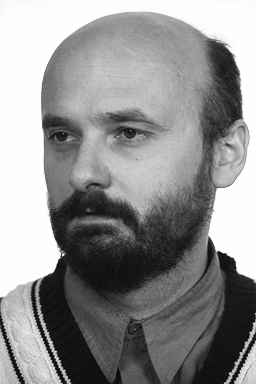
#> input picture 00_MyPractice/learning/02_PCA/data/TrainDatabase/1.jpg, 256 x 384 px; its folder holds 2 pictures in this run
$ python my_PCA.py
#> lines starting #> are read from the running program, lines starting #| are printed output that depends on the picture
import numpy as np
import cv2 as cv
import os

IMAGE_SIZE = (50, 50)
check = [[1,2],[7,8],[3,4],[9,10],[13,14],[5,6],[17,18],[15,16],[19,20],[11,12]]
PCA_NUM = 2

# 1、加载训练集中的脸，转为一个M行N列矩阵T
def load_data(path):
    # 查看路径下所有文件
    train_file_path = os.listdir(path)
    # 计算有几个文件（图片命名都是以 序号.jpg方式）减去Thumbs.db
    file_number = len(train_file_path) - 1
    T = []
    # 把所有图片转为1-D并存入T中
    for i in range(1, file_number + 1):
        image = cv.imread(path + '/' + str(i) + '.jpg', cv.IMREAD_GRAYSCALE)
        image = cv.resize(image, IMAGE_SIZE)
        # 转为1-D
        image = image.reshape(image.size, 1)
        T.append(image)
    T = np.array(T)
    # 不能直接T.reshape(T.shape[1],T.shape[0]) 这样会打乱顺序，
    T = T.reshape(T.shape[0], T.shape[1])
    return np.mat(T).T


def PCA(T):
    # 2、对T进行0均值化
    # 把均值变为0 axis = 1代表对各行求均值
    m = T.mean(axis=1)
    A = T - m

    # 计算 A.T(转置) * A 的特征向量和特征值, 其中 V 是特征值，D 是特征向量
    # L = (A.T) * (A)
    L = (A) * (A.T)
    V, D = np.linalg.eig(L)  # 特征分解
    idx = V.argsort()[::-1]
    V = V[idx]
    D = D[:,idx]

    # 计算 A *AT的特征向量
    # eigenface = A * D
    eigenface = D
    eigenface = eigenface[:,:PCA_NUM]
    return eigenface, m, A


def recognize(testImage, eigenface, m, A):
    _, trainNumber = np.shape(A)
    # 4、计算投影后的矩阵P
    # 投影到特征脸后的
    projectedImage = eigenface.T * (A)
    # 可解决中文路径不能打开问题
    testImageArray = cv.imdecode(np.fromfile(testImage, dtype=np.uint8), cv.IMREAD_GRAYSCALE)
    # 转为1-D
    testImageArray = cv.resize(testImageArray, IMAGE_SIZE)
    testImageArray = testImageArray.reshape(testImageArray.size, 1)
    testImageArray = np.mat(np.array(testImageArray))
    differenceTestImage = testImageArray - m

    projectedTestImage = eigenface.T * (differenceTestImage)
    distance = []
    # 6、计算test_P和P中每个样本的距离，选出最近的那个即可
    for i in range(0, trainNumber):
        q = projectedImage[:, i]
        temp = np.linalg.norm(projectedTestImage - q)
        distance.append(temp)

    minDistance = min(distance)
    index = distance.index(minDistance)
    print('similar index is ', index + 1)
    cv.imshow("test data", cv.imread(testImage, cv.IMREAD_GRAYSCALE))

    cv.imshow("recognize result", cv.imread('../data/TrainDatabase' + '/' + str(index + 1) + '.jpg', cv.IMREAD_GRAYSCALE))
    cv.waitKey()
    return index + 1


# 进行人脸识别主程序
def example(filename):
    T = load_data('data/TrainDatabase')
#> in load_data, image is the input picture: shape (384, 256); min 0, max 255, mean 143.8
#> in load_data, `image = cv.resize(image, IMAGE_SIZE)`:
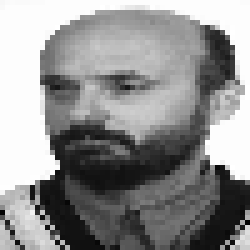
#> image: shape (50, 50) (shown 5 times larger); min 1, max 255, mean 143.9
#> in load_data, `image = image.reshape(image.size, 1)`: image = 2500 values, max 255 at index 70, min 1 at index 2249, mean 143.9
#> in load_data, `T = np.array(T)`: T has the same summary as image
#> T = 2500 rows, first 8: [247], [250], [251], [250], [250], [250], [251], [251]
    eigenface, m, A = PCA(T)
#> in PCA, `m = T.mean(axis=1)`: m has the same summary as T in example
#> in PCA, `A = T - m`: A = 2500 rows, first 8: [0], [0], [0], [0], [0], [0], [0], [0]
#> in PCA, `L = (A) * (A.T)`: L: shape (2500, 2500) float64; every value is 0
#> in PCA, `V, D = np.linalg.eig(L)`:
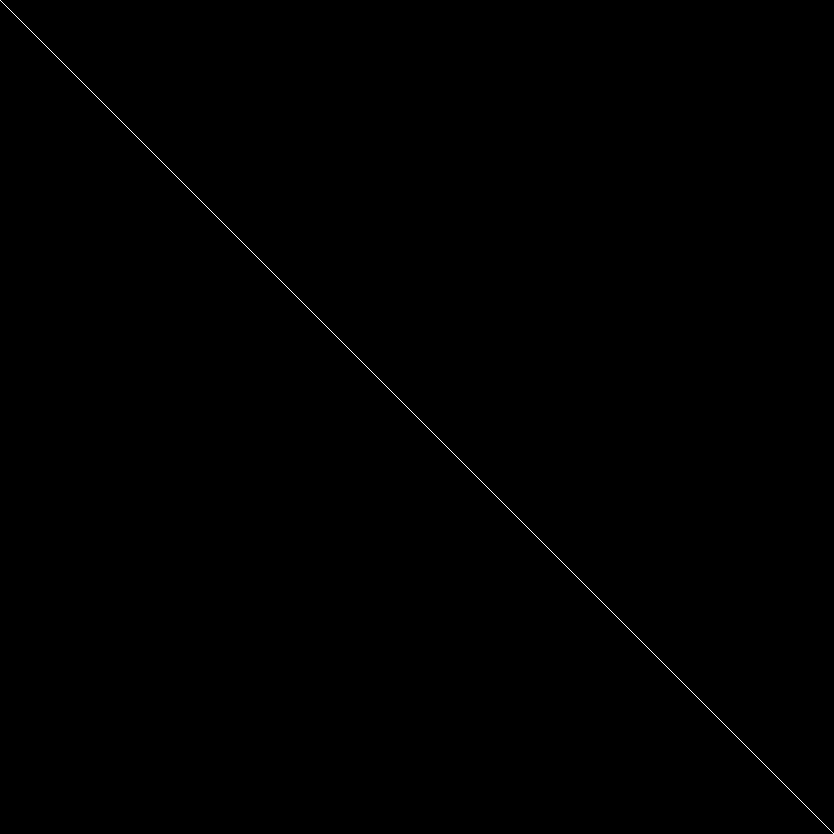
#> D: shape (2500, 2500) float64 (shown at 1/3 size); values 0 (black) and 1 (white), 0.04% white in thin lines or dots
#> in PCA, `V, D = np.linalg.eig(L)`: V = 2500 values from 0 to 0
#> in PCA, `idx = V.argsort()[::-1]`: idx = 2500 values, max 2499 at index 1, min 0 at index 0, mean 1249.5
#> in PCA, `D = D[:,idx]`:
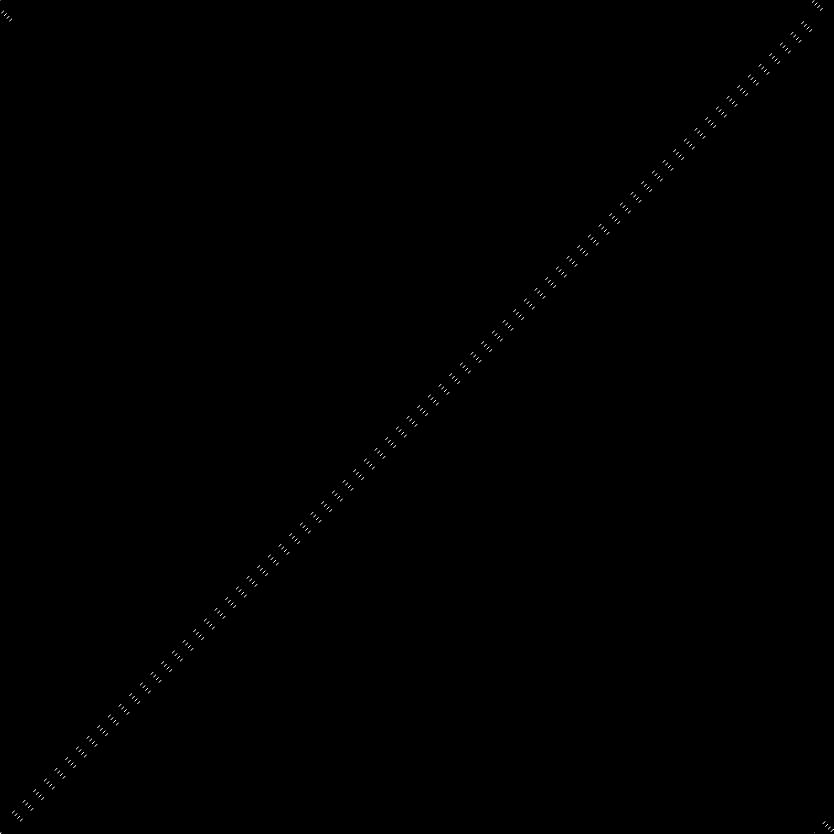
#> D: shape (2500, 2500) float64 (shown at 1/3 size); values 0 (black) and 1 (white), 0.04% white in thin lines or dots
#> in PCA, `eigenface = eigenface[:,:PCA_NUM]`: eigenface = 2500 pairs, first value 0 to 1, second value 0 to 1
#> m has the same summary as T
    succeed = 0
#> (the run stopped early here; a loop or call above may not have finished)
